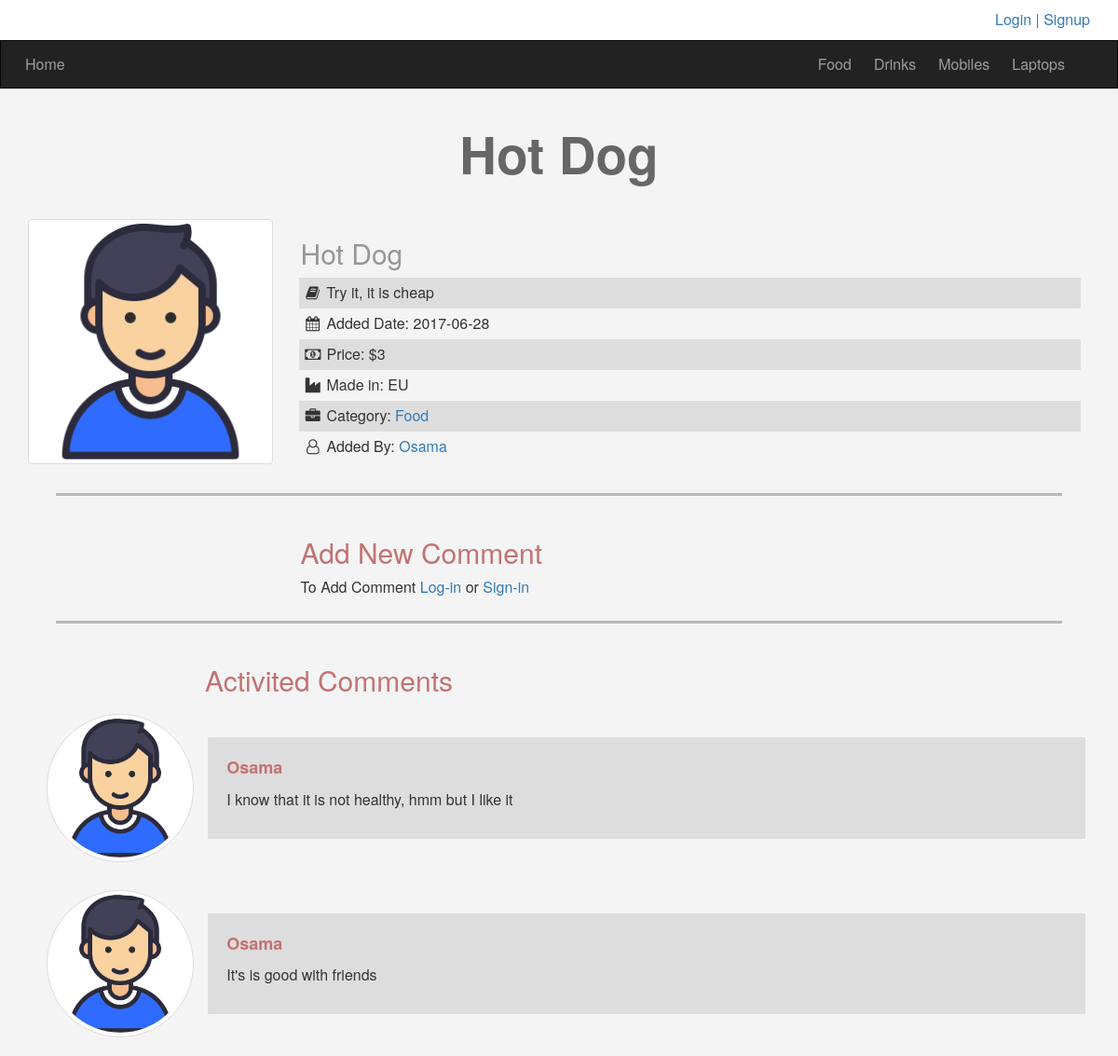
Page /items.php?itemID=45 on the committed database.
### tables this page shows
CREATE TABLE `categories` (
  `ID` int(11) NOT NULL AUTO_INCREMENT,
  `Name` varchar(255) DEFAULT NULL,
  `Description` text,
  `Ordering` int(11) DEFAULT NULL,
  `Visibility` tinyint(4) DEFAULT '0',
  `Allow_Comment` tinyint(4) DEFAULT '0',
  `Allow_Ads` tinyint(4) DEFAULT '0',
  PRIMARY KEY (`ID`),
  UNIQUE KEY `Name` (`Name`)
);

CREATE TABLE `items` (
  `ItemID` int(11) NOT NULL AUTO_INCREMENT,
  `Name` varchar(255) DEFAULT NULL,
  `Description` text,
  `Price` varchar(255) DEFAULT NULL,
  `Add_Date` date DEFAULT NULL,
  `Country_Name` varchar(255) DEFAULT NULL,
  `Image` varchar(255) DEFAULT NULL,
  `Status` varchar(255) DEFAULT NULL,
  `Rating` int(11) DEFAULT NULL,
  `Cat_ID` int(11) DEFAULT NULL,
  `Member_ID` int(11) DEFAULT NULL,
  `Approve` tinyint(4) DEFAULT '0',
  PRIMARY KEY (`ItemID`),
  KEY `Cat_ID` (`Cat_ID`),
  KEY `Member_ID` (`Member_ID`),
  CONSTRAINT `items_ibfk_1` FOREIGN KEY (`Cat_ID`) REFERENCES `categories` (`ID`) ON DELETE CASCADE ON UPDATE CASCADE,
  CONSTRAINT `items_ibfk_2` FOREIGN KEY (`Member_ID`) REFERENCES `users` (`UserID`) ON DELETE CASCADE ON UPDATE CASCADE
);

CREATE TABLE `users` (
  `UserID` int(11) NOT NULL AUTO_INCREMENT,
  `Username` varchar(255) DEFAULT NULL,
  `Password` varchar(255) DEFAULT NULL,
  `Email` varchar(255) DEFAULT NULL,
  `Fullname` varchar(255) DEFAULT NULL,
  `GroupID` int(11) DEFAULT '0',
  `TrustStatus` int(11) DEFAULT '0',
  `RegStatus` int(11) DEFAULT '0',
  `Date` date NOT NULL,
  PRIMARY KEY (`UserID`),
  UNIQUE KEY `UX_Constraint` (`Username`)
);

CREATE TABLE `comments` (
  `C_ID` int(11) NOT NULL AUTO_INCREMENT,
  `C_Comment` text,
  `C_Status` tinyint(4) DEFAULT NULL,
  `C_Date` date DEFAULT NULL,
  `item_ID` int(11) DEFAULT NULL,
  `user_ID` int(11) DEFAULT NULL,
  PRIMARY KEY (`C_ID`),
  KEY `user_ID` (`user_ID`),
  KEY `item_ID` (`item_ID`),
  CONSTRAINT `comments_ibfk_1` FOREIGN KEY (`user_ID`) REFERENCES `users` (`UserID`) ON DELETE CASCADE ON UPDATE CASCADE,
  CONSTRAINT `comments_ibfk_2` FOREIGN KEY (`item_ID`) REFERENCES `items` (`ItemID`) ON DELETE CASCADE ON UPDATE CASCADE
);

### init.php (called while the page is built, shortened)
<?php
    include "admin/conect.php";
    $tpl = 'includes/templates/';
    $lan = 'includes/languages/';
    include $lan . "english.php";
    include $tpl . "header.php";
?>

### includes/languages/english.php (called while the page is built)
<?php
    function lang( $phrase ){
        static $lang = array(
            'ADMIN'         => 'Home',
            'Categories'    => 'Categories',
            'Comments'      => 'Comments',
            'Items'         => 'Items',
            'Members'       => 'Members',
            'Statistics'    => 'Statistics',
            'Logs'          => 'Logs',
            'Edit_Profile'  => 'Edit Profile',
            'Settings'      => 'Settings',
            'Logout'        => 'Logout'
        );
        return $lang[$phrase];
    }
?>

### items.php (the view, shortened to what this page needs)
<?php
    include "init.php";
?>
    <html>
        <head>
            <link rel="stylesheet" href="layout/css/bootstrap.css"/>
            <link rel="stylesheet" href="layout/css/font-awesome.min.css"/>
            <link rel="stylesheet" href="layout/css/jquery-ui.css"/>
            <link rel="stylesheet" href="layout/css/jquery.selectBoxIt.css"/>
            <link rel="stylesheet" href="layout/css/frontEnd.css"/>
        </head>
        <body>
            <?php
                if(isset($_GET['itemID']) && is_numeric($_GET['itemID'])){
                    $itemID = intval($_GET['itemID']);
                } else{
                    $itemID = 0;
                }
                $stmt = $con->prepare("SELECT items.*,
                                            categories.Name AS categoriesName,
                                            users.Username AS userName
                                            FROM items
                                            INNER JOIN categories
                                            ON categories.ID = items.Cat_ID
                                            INNER JOIN users
                                            ON users.UserID = items.Member_ID
                                            WHERE ItemID=?
                                            AND Approve=1");
                $stmt->execute(array($itemID));
                $count = $stmt->rowCount();
                if($count > 0){
                    $item = $stmt->fetch();
                    ?>
                        <h1 class="text-center"><?php echo $item["Name"]; ?></h1>
                        <div class="information">
                            <div class="container">
                                <div class="row">
                                    <div class='col-sm-6 col-md-3'>
                                        <div class='img-thumbnail'>
                                            <img class='img-responsive' src='layout/images/image.png' alt='' />
                                        </div>
                                    </div>
                                    <div class='col-sm-6 col-md-9 info-item'>
                                        <h2><?php echo $item["Name"]; ?></h2>
                                        <ul class="list-unstyled">
                                            <li>
                                                <i class="fa fa-book fa-fw"></i>
                                                <span><?php echo $item["Description"]; ?></span>
                                            </li>
                                            <li>
                                                <i class="fa fa-calendar fa-fw"></i>
                                                <span>Added Date: <?php echo $item["Add_Date"]; ?></span>
                                            </li>
                                            <li>
                                                <i class="fa fa-money fa-fw"></i>
                                                <span>Price: $<?php echo $item["Price"]; ?></span>
                                            </li>
                                            <li>
                                                <i class="fa fa-industry fa-fw"></i>
                                                <span>Made in: <?php echo $item["Country_Name"]; ?></span>
                                            </li>
                                            <li>
                                                <i class="fa fa-briefcase fa-fw"></i>
                                                <span>Category: <a href="categories.php?catID=<?php echo $item['Cat_ID'];?>&catName=<?php echo $item["categoriesName"];?>"><?php echo $item["categoriesName"]; ?></a></span>
                                            </li>
                                            <li>
                                                <i class="fa fa fa-user-o fa-fw"></i>
                                                <span>Added By: <a href="#"><?php echo $item["userName"]; ?></a></span>
                                            </li>
                                        </ul>
                                    </div>
                                </div>
                            </div>
                        </div>
                        <div class="dashedLine"></div>
                        <div class="addComm">
                            <div class="container">
                                <div class="row">
                                    <div class='col-sm-6 col-md-3'></div>
                                    <div class='col-sm-6 col-md-9'>
                                        <h2>Add New Comment</h2>
                                        <?php
                                            if(isset($_SESSION['NormalUser'])){
                                                ?>
                                                <form action="items.php?itemID=<?php echo $item["ItemID"];?>" method="POST">
                                                    <textarea name="comment" required></textarea>
                                                    <input class="btn btn-primary" type="submit" value="Add Comment">
                                                </form>
                                                <?php
                                                    if($_SERVER['REQUEST_METHOD'] == 'POST'){
                                                        if(!empty($_POST["comment"])){
                                                            $comm = filter_var($_POST["comment"], FILTER_SANITIZE_STRING);
                                                            $user = $_SESSION['uID'];
                                                            $item =  $item["ItemID"];
                                                            $stmt1 = $con->prepare("INSERT INTO comments
                                                            (C_Comment, C_Status, C_Date, item_ID, user_ID) VALUES
                                                            (:zcomm, 0, now(), :zitemID, :zuserID )");
                                                            $stmt1->execute(array(
                                                                'zcomm' => $comm,
                                                                'zitemID' => $item,
                                                                'zuserID' => $user
                                                            ));
                                                            if($stmt1){
                                                                echo "<div class='alert alert-success'>Comment Added</div>";
                                                            }
                                                        } else{
                                                            echo "<div class='alert alert-danger'>Comment Must Not Be Empty </div>";
                                                        }
                                                    }
                                            } else{
                                                echo "To Add Comment <a href='login.php'>Log-in</a> or <a href='login.php'>Sign-in</a>";
                                            }
                                        ?>
                                    </div>
                                </div>
                            </div>
                        </div>
                        <div class="dashedLine"></div>
                        <div class="commItems">
                            <div class="container">
                                    <h2 class="col-md-offset-2">Activited Comments</h2>
                                    <?php
                                    $stmt2 = $con->prepare("SELECT comments.*, users.Username AS Member
                                                            FROM comments
                                                            INNER JOIN users
                                                            ON users.UserID = comments.user_ID
                                                            WHERE item_ID=?
                                                            AND C_Status=1");
                                    $stmt2->execute(array($itemID));
                                    $count2 = $stmt2->rowCount();
                                    if($count2 > 0){
                                        $commnts = $stmt2->fetchAll();
                                        foreach($commnts as $comm){
                                            ?>
                                            <ul class="list-unstyled">
                                                <li>
                                                    <div class="row">
                                                        <div class='col-sm-6 col-md-2'>
                                                            <img class='img-responsive img-thumbnail img-circle' src='layout/images/image.png' alt='' />
                                                        </div>
                                                        <div class='col-sm-6 col-md-10 comm-item'>
                                                            <p class="nameCom"><?php echo $comm['Member']; ?></p>
                                                            <p><?php echo $comm['C_Comment']; ?></p>
                                                        </div>
                                                    </div>
                                                </li>
                                            </ul>
                                            <?php
                                        }
                                    } else{
                                        echo "<div class='alert alert-info'>
                                                    There is no Comments to Show ...
                                            </div>";
                                    }
                                    ?>
                            </div>
                        </div>
                    <?php
                } else{
                    ?>
                        <div class="container">
                            <h3 class="text-center alert alert-danger">There is no such an item or This Item Still Not Approved by the Admin</h3>
                        </div>
                    <?php
                }
            ?>
        </body>
</html>

### includes/templates/header.php (shortened to what this page needs)
<div class="upper-bar">
    <div class="container">
        <?php
            if(isset($_SESSION['NormalUser'])){
                ?>
                    <img class='my-image img-thumbnail img-circle' src='layout/images/image.png' alt='' />
                    <div class="btn-group myinfo">
                        <span class="btn btn-defult dropdown-toggle" data-toggle="dropdown">
                            <?php echo $_SESSION['NormalUser']; ?>
                            <span class="caret"></span>
                        </span>
                        <ul class="dropdown-menu">
                            <li><a href='profile.php'>My Profile</a></li>
                            <li><a href='newAd.php'>New Item</a></li>
                            <li><a href='logout.php'>log-out</a></li>
                        </ul>
                    </div>
                <?php
                $stmt = $con->prepare("SELECT Username, RegStatus FROM users WHERE Username=? AND RegStatus=0");
                $stmt-> execute(array($_SESSION['NormalUser']));
                $count = $stmt->rowCount();
                if($count == 1){
                } else{
                }
            } else{
                echo '
                <a href="login.php">
                    <span class="pull-right">Login | Signup</span>
                </a>';
            }
        ?>
    </div>
</div>
<nav class="navbar navbar-inverse">
  <div class="container">
    <div class="navbar-header">
      <a class="navbar-brand" href="index.php"><?php echo lang('ADMIN'); ?></a>
    </div>
    <div class="collapse navbar-collapse navbar-right" id="app-nav">
      <ul class="nav navbar-nav ">
        <?php
            $stmt = $con->prepare("SELECT * FROM categories ORDER BY ID ASC");
            $stmt->execute();
            $rows = $stmt->fetchAll();
            foreach($rows as $cat){
                echo "<li><a href='categories.php?catID=". $cat['ID'] . "&catName=". str_replace(' ','-',$cat['Name']) ."'>". $cat['Name'] . "</a></li>";
            }
          ?>
      </ul>
    </div>
  </div>
</nav>

### layout/css/frontEnd.css (style rules this page uses)
* { box-sizing: border-box; }
body { background-color: #F4F4F4; font-size: 16px; }
h1 { font-size: 55px; margin: 40px 0; font-weight: bold; color: #666666; }
.navbar { border-radius: 0; margin-bottom: 0; }
.navbar-nav > li > a, .navbar-brand { padding: 15px 12px; }
.navbar-brand { font-size: 1em; }
.upper-bar { padding: 10px; background-color: #FFF; }
.list-unstyled { margin: 10px; }
.list-unstyled li { padding: 10px; }
.list-unstyled li span { display: inline-block; width: 160px; }
.info-item .list-unstyled li { padding: 5px; margin-left: -12px; }
.info-item .list-unstyled li span { width: 90%; }
.info-item .list-unstyled li:nth-child(odd) { background-color: #DDDDDD; }
.info-item h2 { color: #989696; }
.dashedLine { width: 90%; height: 3px; display: block; background-color: #b9b7b7; margin: 24px auto; }
.comm-item { padding: 20px; margin-top: 25px; background-color: #DDDDDD; }
.comm-item p.nameCom { font-size: 18px; font-weight: bold; color: #c37272; }
h2 { color: #c37272; }

### rows in the picture
categories: Name "Food"
categories: Name "Drinks"
categories: Name "Mobiles"
categories: Name "Laptops"
items: Name "Hot Dog", Description "Try it, it is cheap", Add_Date "2017-06-28", Price "3", Country_Name "EU", Cat_ID.Name "Food", Member_ID.Username "Osama"
comments: user_ID.Username "Osama", C_Comment "I know that it is not healthy, hmm but I like it"
comments: user_ID.Username "Osama", C_Comment "It's is good with friends"

### other values in the picture
lang('ADMIN') "Home"
